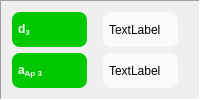
          <widget class="QFrame" name="frame_39">
           <property name="frameShape">
            <enum>QFrame::Panel</enum>
           </property>
           <property name="frameShadow">
            <enum>QFrame::Sunken</enum>
           </property>
           <layout class="QGridLayout" name="gridLayout_40">
            <item row="1" column="1">
             <widget class="QLabel" name="apertureDiam3_Label_2">
              <property name="styleSheet">
               <string notr="true">QLabel {background-color: #fafafa}
QLabel {color: #000000}
QLabel {border: 0px solid grey}
QLabel {border-radius: 8px}
QLabel {padding: 3px}
QLabel {margin-right: 10px}</string>
              </property>
              <property name="text">
               <string>TextLabel</string>
              </property>
             </widget>
            </item>
            <item row="0" column="0">
             <widget class="QLabel" name="tApertureDist3_Label_2">
              <property name="font">
               <font>
                <weight>75</weight>
                <bold>true</bold>
               </font>
              </property>
              <property name="styleSheet">
               <string notr="true">QLabel {background-color: #00c800;
color: #fafafa;
border: 0px solid grey;
border-radius: 8px;
padding: 3px;
margin-right: 10px}</string>
              </property>
              <property name="text">
               <string>d&lt;sub&gt;3&lt;/sub&gt;</string>
              </property>
             </widget>
            </item>
            <item row="0" column="1">
             <widget class="QLabel" name="apertureDist3_Label_2">
              <property name="styleSheet">
               <string notr="true">QLabel {background-color: #fafafa}
QLabel {color: #000000}
QLabel {border: 0px solid grey}
QLabel {border-radius: 8px}
QLabel {padding: 3px}
QLabel {margin-right: 10px}</string>
              </property>
              <property name="text">
               <string>TextLabel</string>
              </property>
             </widget>
            </item>
            <item row="1" column="0">
             <widget class="QLabel" name="tApertureDiam3_Label_2">
              <property name="font">
               <font>
                <weight>75</weight>
                <bold>true</bold>
               </font>
              </property>
              <property name="styleSheet">
               <string notr="true">QLabel {background-color: #00c800;
color: #fafafa;
border: 0px solid grey;
border-radius: 8px;
padding: 3px;
margin-right: 10px}</string>
              </property>
              <property name="text">
               <string>a&lt;sub&gt;Ap 3&lt;/sub&gt;</string>
              </property>
             </widget>
            </item>
           </layout>
          </widget>
